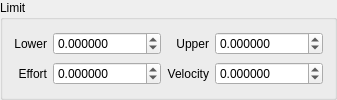
          <widget class="QGroupBox" name="JointLimitGroupBox">
           <property name="enabled">
            <bool>true</bool>
           </property>
           <property name="title">
            <string>Limit</string>
           </property>
           <layout class="QGridLayout" name="gridLayout">
            <item row="0" column="0">
             <widget class="QLabel" name="label_86">
              <property name="maximumSize">
               <size>
                <width>16777215</width>
                <height>16777215</height>
               </size>
              </property>
              <property name="layoutDirection">
               <enum>Qt::LeftToRight</enum>
              </property>
              <property name="text">
               <string>Lower</string>
              </property>
              <property name="alignment">
               <set>Qt::AlignRight|Qt::AlignTrailing|Qt::AlignVCenter</set>
              </property>
             </widget>
            </item>
            <item row="0" column="1">
             <widget class="QDoubleSpinBox" name="JointLimitLowerSpinBox">
              <property name="decimals">
               <number>6</number>
              </property>
              <property name="minimum">
               <double>-10000.000000000000000</double>
              </property>
              <property name="maximum">
               <double>10000.000000000000000</double>
              </property>
              <property name="singleStep">
               <double>0.100000000000000</double>
              </property>
              <property name="value">
               <double>0.000000000000000</double>
              </property>
             </widget>
            </item>
            <item row="0" column="2">
             <widget class="QLabel" name="label_87">
              <property name="maximumSize">
               <size>
                <width>16777215</width>
                <height>16777215</height>
               </size>
              </property>
              <property name="layoutDirection">
               <enum>Qt::LeftToRight</enum>
              </property>
              <property name="text">
               <string>Upper</string>
              </property>
              <property name="alignment">
               <set>Qt::AlignRight|Qt::AlignTrailing|Qt::AlignVCenter</set>
              </property>
             </widget>
            </item>
            <item row="0" column="3">
             <widget class="QDoubleSpinBox" name="JointLimitUpperSpinBox">
              <property name="decimals">
               <number>6</number>
              </property>
              <property name="minimum">
               <double>-10000.000000000000000</double>
              </property>
              <property name="maximum">
               <double>10000.000000000000000</double>
              </property>
              <property name="singleStep">
               <double>0.100000000000000</double>
              </property>
             </widget>
            </item>
            <item row="1" column="0">
             <widget class="QLabel" name="label_88">
              <property name="maximumSize">
               <size>
                <width>16777215</width>
                <height>16777215</height>
               </size>
              </property>
              <property name="layoutDirection">
               <enum>Qt::LeftToRight</enum>
              </property>
              <property name="text">
               <string>Effort</string>
              </property>
              <property name="alignment">
               <set>Qt::AlignRight|Qt::AlignTrailing|Qt::AlignVCenter</set>
              </property>
             </widget>
            </item>
            <item row="1" column="1">
             <widget class="QDoubleSpinBox" name="JointLimitEffortSpinBox">
              <property name="decimals">
               <number>6</number>
              </property>
              <property name="minimum">
               <double>-10000.000000000000000</double>
              </property>
              <property name="maximum">
               <double>10000.000000000000000</double>
              </property>
              <property name="singleStep">
               <double>0.100000000000000</double>
              </property>
              <property name="value">
               <double>0.000000000000000</double>
              </property>
             </widget>
            </item>
            <item row="1" column="3">
             <widget class="QDoubleSpinBox" name="JointLimitVelocitySpinBox">
              <property name="decimals">
               <number>6</number>
              </property>
              <property name="minimum">
               <double>-10000.000000000000000</double>
              </property>
              <property name="maximum">
               <double>10000.000000000000000</double>
              </property>
              <property name="singleStep">
               <double>0.100000000000000</double>
              </property>
             </widget>
            </item>
            <item row="1" column="2">
             <widget class="QLabel" name="label_95">
              <property name="maximumSize">
               <size>
                <width>16777215</width>
                <height>16777215</height>
               </size>
              </property>
              <property name="layoutDirection">
               <enum>Qt::LeftToRight</enum>
              </property>
              <property name="text">
               <string>Velocity</string>
              </property>
              <property name="alignment">
               <set>Qt::AlignRight|Qt::AlignTrailing|Qt::AlignVCenter</set>
              </property>
             </widget>
            </item>
           </layout>
          </widget>
